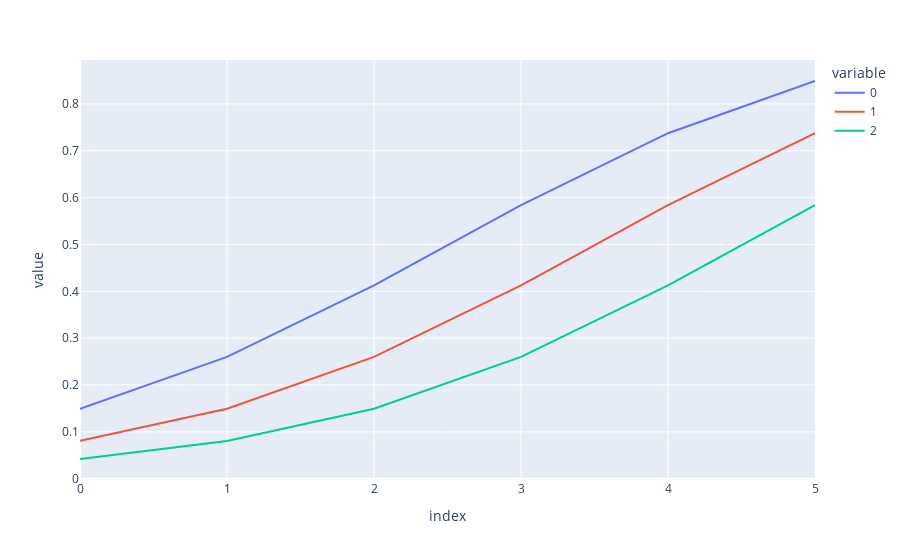

Write notebook code for a chart like this one.
### Markdown cell above
#### <a id='toc1_1_2_'></a>[Part 2: Structural Logit Model](#toc0_)

$\pi_A$ is prior probability of choosing cage A, $A$ is event that cage chosen is A, $n$ is number of draws of ball N, $p_A$ is probability of drawing ball N from cage A, $p_B$ is prob of drawing ball N from cage B. 

$P(A|n,\pi_A) = \frac{1}{1+exp(a+bn+c(log(1-\pi_A)-log(\pi_A))}$

Bayes Rule: 
- $a = 6(\log(1-p_B)-\log(1-p_A))$
- $b = log(p_B/(1-p_B))-log(p_A/(1-p_A))$
- $c = 1$

### Code cell
def trueParam():
    p_A = 2/3
    p_B = 1/2
    a = 6 * (np.log((1-p_B)/(1-p_A)))
    b = np.log(p_B*(1-p_A)/p_A/(1-p_B))
    c = 1
    return p_A, p_B, a, b, c

p_A, p_B, a, b, c = trueParam()
print('True params:', a,b,c)
    
def logit(n, prior, a, b, c):
    denominator = 1 + np.exp(a+b*n+c*(np.log((1-prior)/prior)))
    return np.power(denominator,-1)

def logitBayes(n, prior):
    p_A, p_B, a, b, c = trueParam()
    return logit(n, prior, a, b, c)

import plotly.express as px
px.line(np.array([[logitBayes(n, prior) for n in range(6)] for prior in [2/3,1/2,1/3]]).T).show()

### Figure 1 — Plotly figure (JSON) as saved in the notebook; plotly's stock layout.template omitted (floating-point values rounded to 4 significant figures)
{"data": [{"hovertemplate": "variable=0<br>index=%{x}<br>value=%{y}<extra></extra>", "legendgroup": "0", "line": {"color": "#636efa", "dash": "solid"}, "marker": {"symbol": "circle"}, "mode": "lines", "name": "0", "orientation": "v", "showlegend": true, "type": "scatter", "x": [0, 1, 2, 3, 4, 5], "xaxis": "x", "y": [0.1494, 0.2599, 0.4126, 0.5841, 0.7375, 0.8489], "yaxis": "y"}, {"hovertemplate": "variable=1<br>index=%{x}<br>value=%{y}<extra></extra>", "legendgroup": "1", "line": {"color": "#EF553B", "dash": "solid"}, "marker": {"symbol": "circle"}, "mode": "lines", "name": "1", "orientation": "v", "showlegend": true, "type": "scatter", "x": [0, 1, 2, 3, 4, 5], "xaxis": "x", "y": [0.08071, 0.1494, 0.2599, 0.4126, 0.5841, 0.7375], "yaxis": "y"}, {"hovertemplate": "variable=2<br>index=%{x}<br>value=%{y}<extra></extra>", "legendgroup": "2", "line": {"color": "#00cc96", "dash": "solid"}, "marker": {"symbol": "circle"}, "mode": "lines", "name": "2", "orientation": "v", "showlegend": true, "type": "scatter", "x": [0, 1, 2, 3, 4, 5], "xaxis": "x", "y": [0.04205, 0.08071, 0.1494, 0.2599, 0.4126, 0.5841], "yaxis": "y"}], "layout": {"legend": {"title": {"text": "variable"}, "tracegroupgap": 0}, "margin": {"t": 60}, "xaxis": {"anchor": "y", "domain": [0, 1], "title": {"text": "index"}}, "yaxis": {"anchor": "x", "domain": [0, 1], "title": {"text": "value"}}}}
